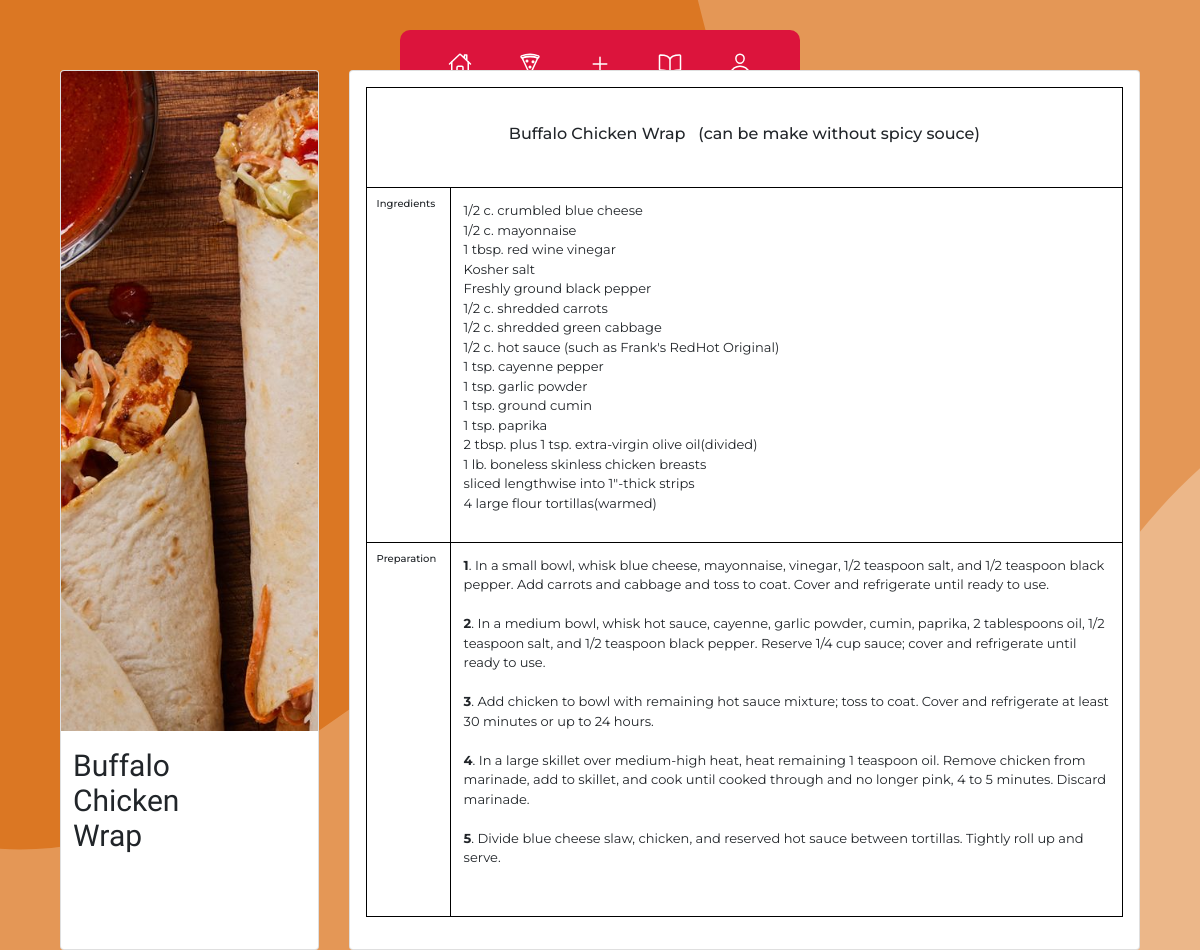
The app's page /Recipe/Buffalo Chicken Wrap with its own data.
### website/models.py (models this page shows, shortened)
class Recipe(db.Model):
    __tablename__ = 'Recipes'
    recipe_id = db.Column(db.Integer, primary_key=True)
    recipe_name = db.Column(db.Text, unique=False)
    recipe_notes = db.Column(db.Text, unique=False)
    difficulties_id = db.Column(db.Text, unique=False)
    cuisines_id = db.Column(db.Text, unique=False)
    courses_id = db.Column(db.Text, unique=False)
    diets_id = db.Column(db.Text, unique=False)
    ingredients_id = db.Column(db.Text, unique = False)
    instructions_id = db.Column(db.Text, unique=False)

### website/views.py (the view)
@views.route('/Recipe/<recipeid>', methods = ['GET'])
def ShowRecipe(recipeid):
    recipedata = Recipe.query.filter_by(recipe_name=recipeid).first()
    recipeimage = url_for('static', filename=f'/images/recipeImages/{str(recipedata.recipe_name)}.jpg')
    recipeingredients = recipedata.ingredients_id.split(",")
    regexCondition = r"(?:\r?\n){2,}"
    recipeinstructions = re.split(regexCondition,recipedata.instructions_id.strip())
    return render_template('RecipeTemplate.html', recipeid=recipeid,recipedata=recipedata,recipeimage=recipeimage,recipeingredients=recipeingredients,recipeinstructions=recipeinstructions)

### website/templates/RecipeTemplate.html (shortened to what this page needs)
{%extends "base.html"%}
{%block content%}
<head>
    <link rel="stylesheet" href="{{ url_for('static', filename='/css/recipeTemplate.css') }}">
</head>
<div class="container flex flex--center">
	<section class="card card--left flex flex--column">
		<figure class="card--left_figure">
			<img src={{ recipeimage}}>
		</figure>
		<h1>{{recipedata.recipe_name}}</h1>
	</section>
	<section class="card card--right">
		<div class="grid">
			<div class="header flex">
				<h2>{{recipedata.recipe_name}}</h2><br>
				<h3>({{recipedata.recipe_notes}})</h3>
			</div>
			<div class="ing--grid flex">
				<h2>Ingredients</h2>
				<ul class="ingredients">
					{%for ingredient in  recipeingredients%}
						<li>{{ingredient}}</li>
					{% endfor %}
				</ul>
			</div>
			<div class="preparation flex">
				<h2>Preparation</h2>
				<ol class="instructions">
				{% set ids = namespace(nrCrt=0) %}
					{%for instruction in recipeinstructions%}
					{% set ids.nrCrt = ids.nrCrt + 1 %}
					<li><b>{{ids.nrCrt}}</b>{{". "}}{{instruction}}</li>
					<br>
					{% endfor %}
				</ol>
			</div>
		</div>
	</section>
</div>
{%endblock%}

### website/static/css/main.css (style rules this page uses)
* { margin: 0; padding: 0; box-sizing: border-box; font-family: 'Montserrat', sans-serif; }

### website/static/css/recipeTemplate.css (style rules this page uses)
*, *::before, *::after { box-sizing: border-box; }
body { position: relative; margin: 0; padding: 0; width: 100%; height: 100vh; font-family: "Nobile", sans-serif; --cardWidth: 580px; --cardHeight: 880px; }
.container { padding-top: 30px; }
figure, h1, h2, p, ul, li, ol, h3, i { margin: 0; padding: 0; }
ul, ol { list-style-type: none; }
.flex { display: flex; }
.flex--center { justify-content: center; align-items: center; }
.flex--column { flex-direction: column; }
.container { width: 100%; height: 100%; }
.card { background: #fff; width: var(--cardWidth); height: var(--cardHeight); overflow: hidden; position: relative; }
.card + .card { margin-left: 30px; }
.card--right { width: calc(var(--cardWidth) * 3); }
.card--left_figure { height: 75%; }
.card--left_figure img { width: var(--cardWidth); height: calc(var(--cardHeight) * 0.75); object-fit: cover; }
.card--left h1 { width: 80%; font-size: 30px; padding: 0.6em 0.4em; line-height: 35px; font-family: "Martel", serif; }
.card--right { padding: 1rem; }
.grid { border: solid black; border-width: 1px 0px 0px 0px; display: grid; height: 100%; grid-template-columns: repeat(2, 1fr); grid-template-rows: 100px auto auto auto; }
.header { grid-column: 1/-1; grid-row: 1; border-bottom: 1px solid black; border-left: 1px solid black; border-right: 1px solid black; max-height: 100px; justify-content: center; padding-top: 30px; }
.header h2,h3 { font-size: 16px; padding: 0.4em; max-width: 300px; }
.ing--grid { grid-row: 2; grid-column: 1/-1; border-bottom: 1px solid black; border-right: 1px solid black; }
.ing--grid h2, .preparation h2 { font-size: 10px; padding: 1em; min-width: 85px; border-right: 1px solid black; border-left: 1px solid black; }
.ingredients, .instructions { font-size: 13px; padding: 1em; }
.preparation { grid-row: 3; grid-column: 1/-1; border-right: 1px solid black; border-bottom: 1px solid black; }

### records on screen
Recipe: recipe_name "Buffalo Chicken Wrap", recipe_notes "can be make without spicy souce"

### other values on screen
{{ ingredient }} "1/2 c. crumbled blue cheese" "1/2 c. mayonnaise" "1 tbsp. red wine vinegar" "Kosher salt" "Freshly ground black pepper" "1/2 c. shredded carrots" "1/2 c. shredded green cabbage" "1/2 c. hot sauce (such as Frank's RedHot Original)" "1 tsp. cayenne pepper" "1 tsp. garlic powder" "1 tsp. ground cumin" "1 tsp. paprika" "2 tbsp. plus 1 tsp. extra-virgin olive oil(divided)" "1 lb. boneless skinless chicken breasts" "sliced lengthwise into 1\"-thick strips" "4 large flour tortillas(warmed)"
{{ ids.nrCrt }} "1" "2" "3" "4" "5"
{{ ". " }} "." "." "." "." "."
{{ instruction }} "In a small bowl, whisk blue cheese, mayonnaise, vinegar, 1/2 teaspoon salt, and 1/2 teaspoon black pepper. Add carrots and cabbage and toss to coat. Cover and refrigerate until ready to use." "Add chicken to bowl with remaining hot sauce mixture; toss to coat. Cover and refrigerate at least 30 minutes or up to 24 hours." "Divide blue cheese slaw, chicken, and reserved hot sauce between tortillas. Tightly roll up and serve."
